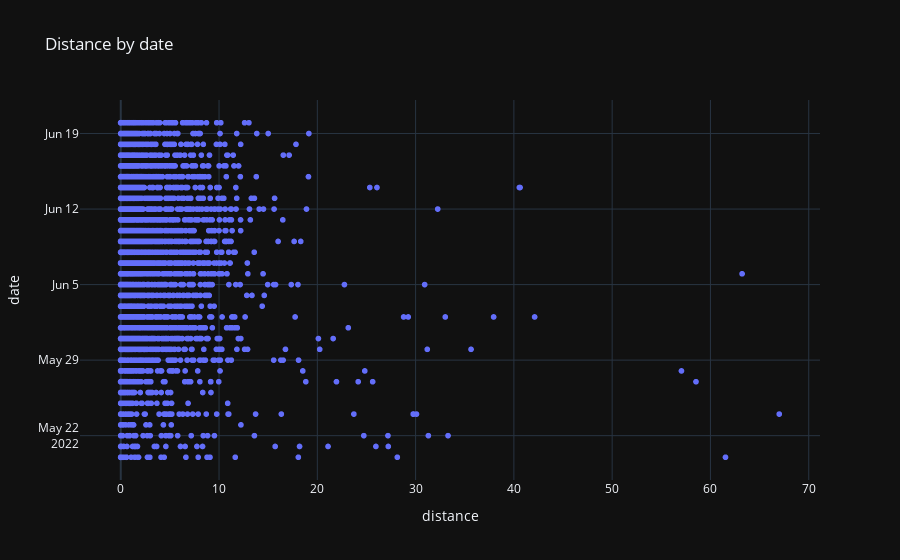

This figure's notebook cell:
### Code cell
fig = px.scatter(df, x='distance', y='date', title='Distance by date')

# Show the plot
fig.show()

### Figure 1 — Plotly figure (JSON) as saved in the notebook; plotly's stock layout.template omitted (floating-point values rounded to 4 significant figures; data arrays with more than 128 entries replaced by an {"elided": "..."} marker saying what was removed)
{"data": [{"hovertemplate": "distance=%{x}<br>date=%{y}<extra></extra>", "legendgroup": "", "marker": {"color": "#636efa", "symbol": "circle"}, "mode": "markers", "name": "", "showlegend": false, "x": {"elided": "5563 float values"}, "xaxis": "x", "y": {"elided": "5563 str values"}, "yaxis": "y", "type": "scattergl"}], "layout": {"xaxis": {"anchor": "y", "domain": [0.0, 1.0], "title": {"text": "distance"}}, "yaxis": {"anchor": "x", "domain": [0.0, 1.0], "title": {"text": "date"}}, "legend": {"tracegroupgap": 0}, "title": {"text": "Distance by date"}}}
